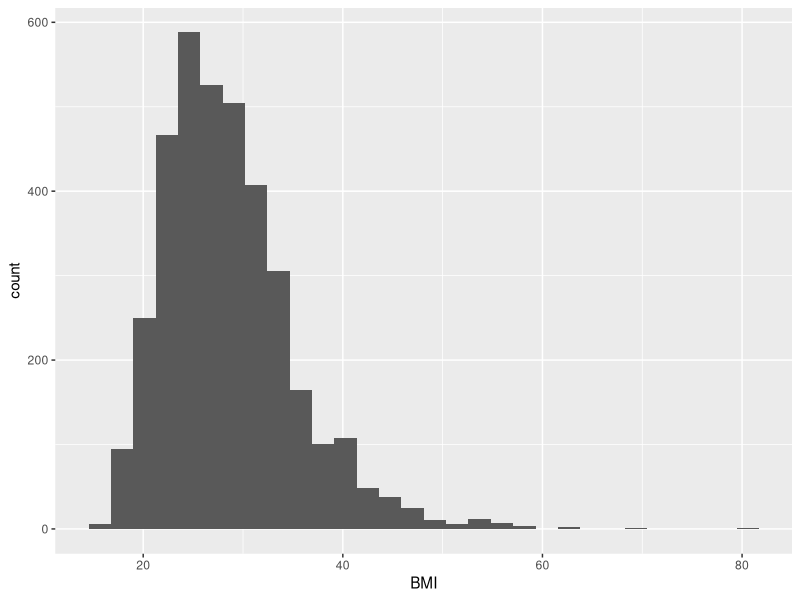
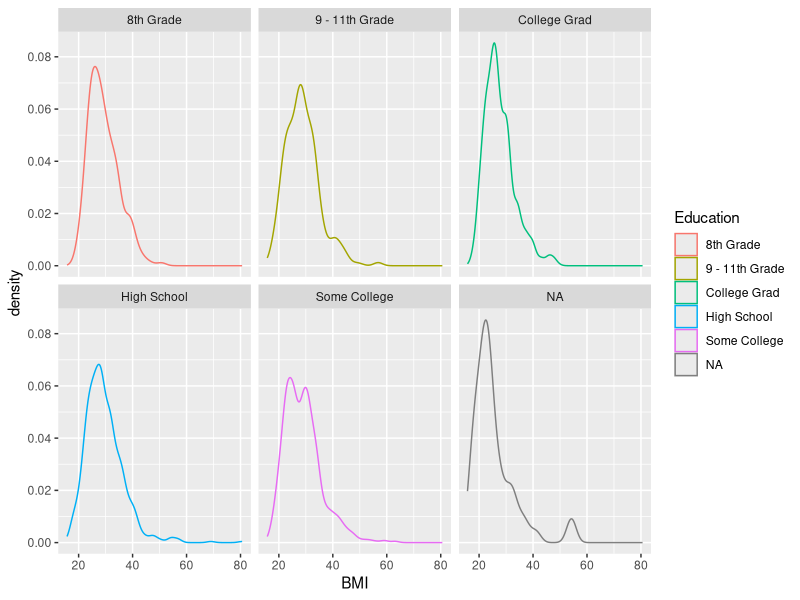
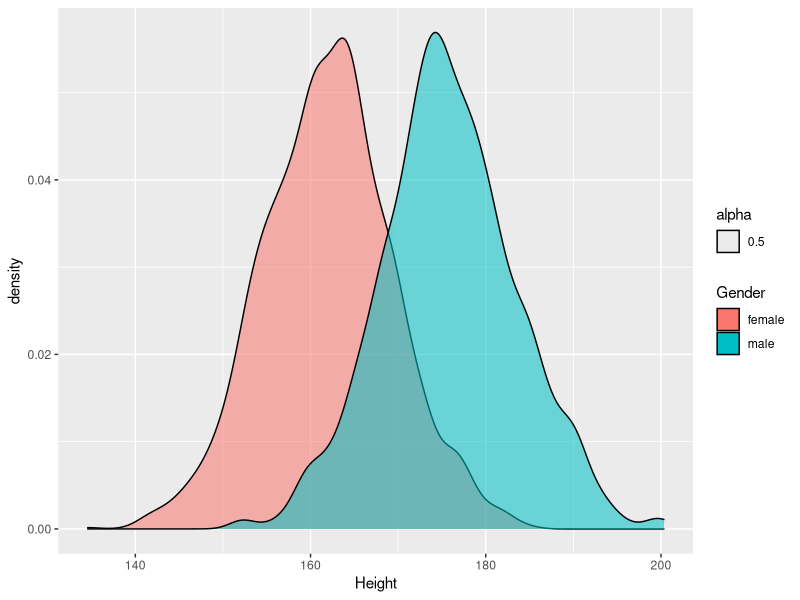
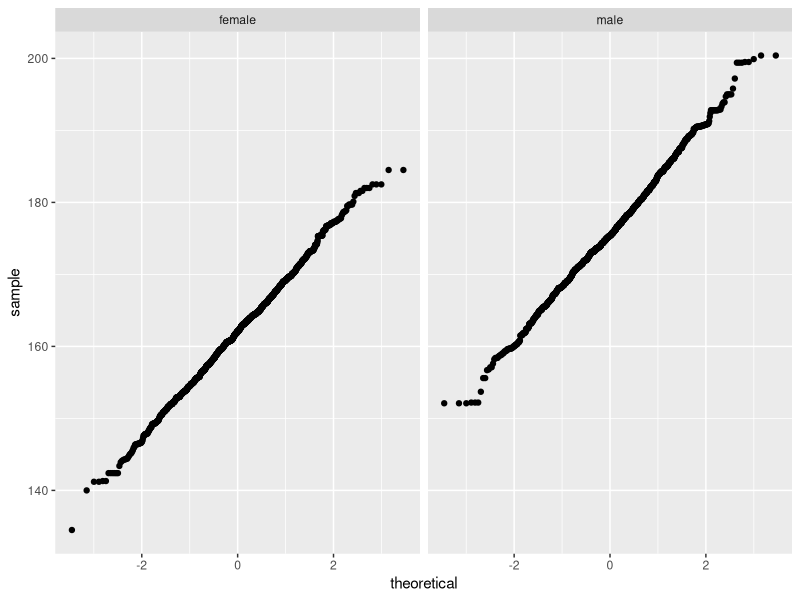
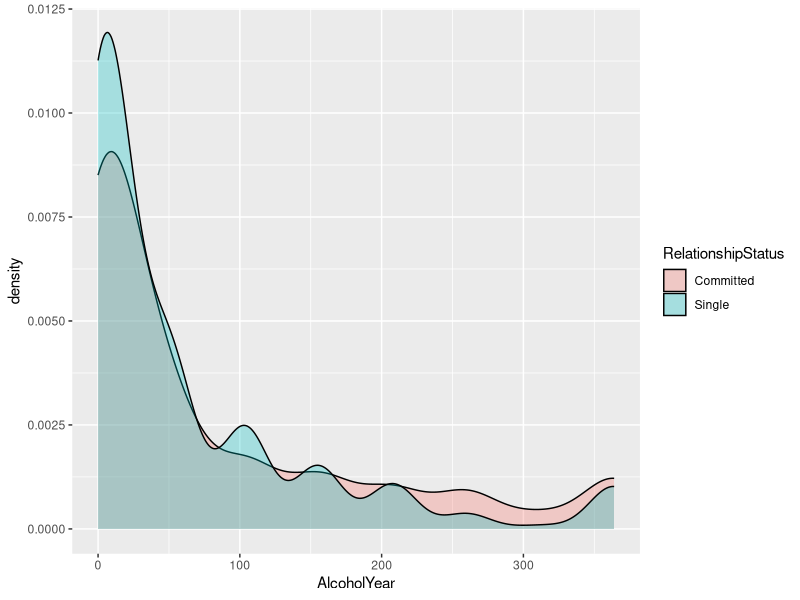
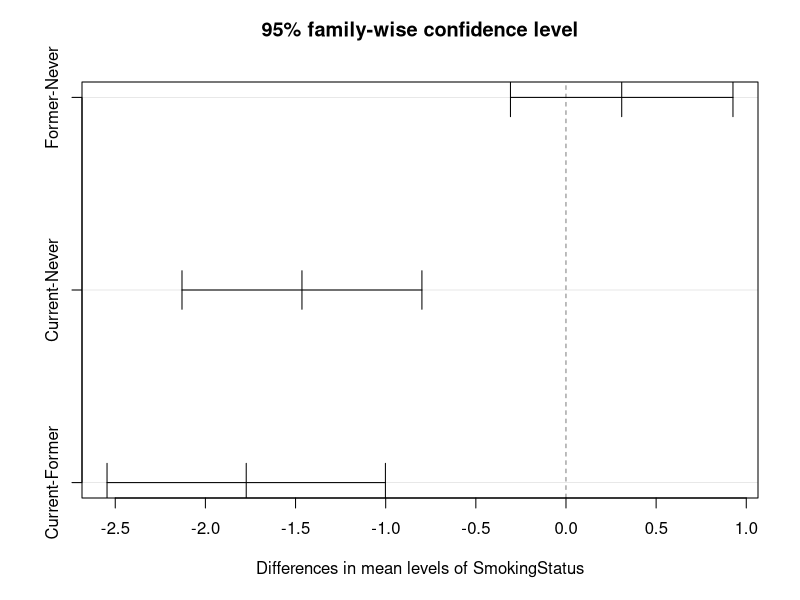
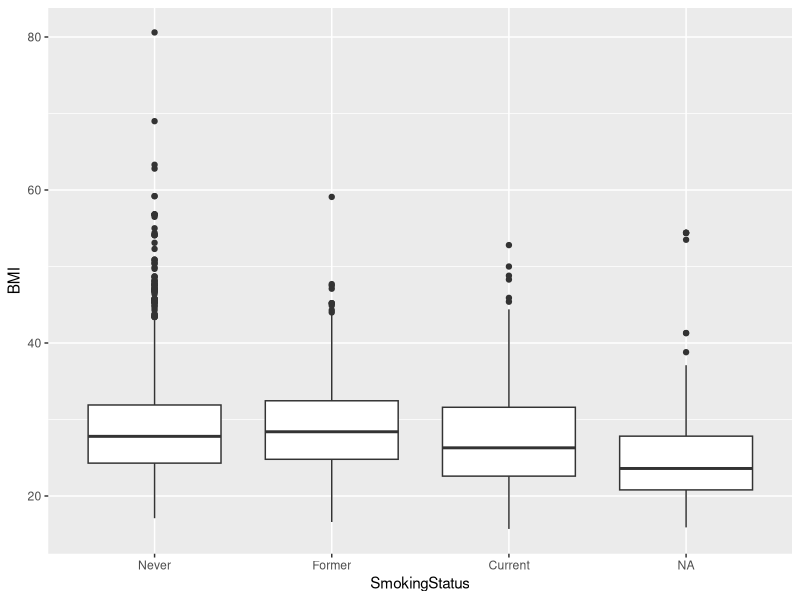
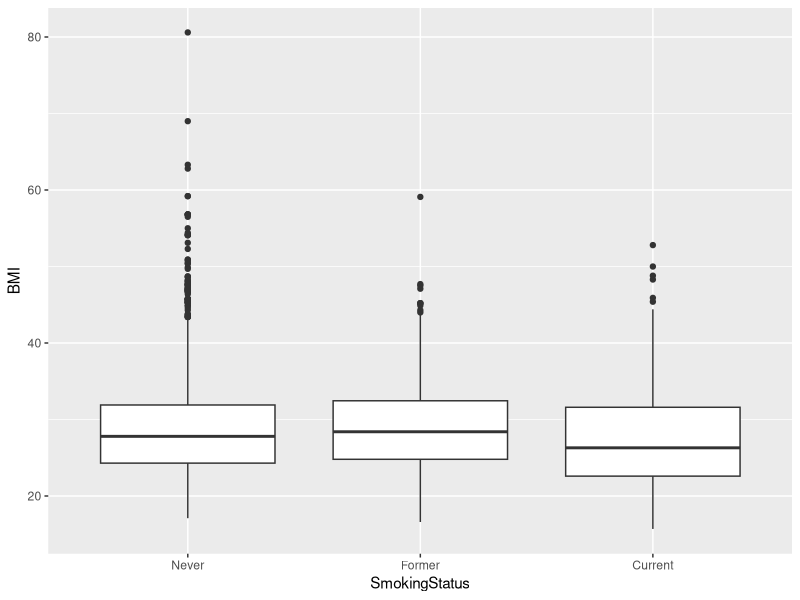

Here is the R script that generated these plots, in order:
## ---- chunk 1
library(tidyverse)
## ---- chunk 2
# Read in downloaded data using readr package
nh <- read_csv(file="nhanes.csv")

# Show the first few lines of the data and the dimensions
nh

# Optionally bring up data in a viewer window.
# View(nh)
## ---- chunk 3
# Create adults only dataset
nha <- nh %>%
  filter(Age >= 18)
nha
## ---- chunk 4
rm(nh)
## ---- chunk 5
# investigate Race (categorical variable)
class(nha$Race)
levels(nha$Race)

#create factor variables
nha <- nha %>%
  mutate_if(is.character, as.factor)

class(nha$Race)
levels(nha$Race)
## ---- chunk 6
# measures of the center
mean(nha$BMI)
mean(nha$BMI, na.rm = TRUE)
median(nha$BMI, na.rm = TRUE) # right skewed

# histogram to see distribution
nha %>%
  ggplot(aes(BMI)) + geom_histogram()

#measures of spread
sd(nha$BMI, na.rm = TRUE)
quantile(nha$BMI, na.rm = TRUE)
quantile(nha$BMI, probs = c(.25, .75), na.rm = TRUE)
range(nha$BMI, na.rm = TRUE)
## ---- chunk 7
# summary
summary(nha)
## ---- chunk 8
#descriptive stats for discrete variables
table(nha$Race)

#cross tabulation
table(nha$Gender, nha$Race) 
## ---- chunk 9
#A.
median(nha$Income, na.rm = TRUE)

#B.
var(nha$Weight, na.rm = TRUE)

#C.
range(nha$Pulse, na.rm = TRUE)

#D
nha %>%
  ggplot(aes(BMI)) + geom_density(aes(color = Education)) +
  facet_wrap(~ Education)
## ---- chunk 10
# EDA
#create overlapping density plots of height colored by gender
nha %>%
  ggplot(aes(Height)) + geom_density(aes(fill = Gender, alpha = .5))
## ---- chunk 11
#normality is best assessed using qq plots for each sex
nha %>%
  ggplot(aes(sample = Height)) + 
  geom_qq() +
  facet_wrap(~Gender)
## ---- chunk 12
# equal variance, independent samples t-test
?t.test()
t.test(Height ~ Gender, data = nha, var.equal = TRUE)

# if we didn't have normality met, run wilcox.test
wilcox.test(Height ~ Gender, data = nha)
## ---- chunk 13
#A.
nha %>%
  filter(!is.na(RelationshipStatus)) %>%
  ggplot(aes(AlcoholYear)) + 
  geom_density(aes(fill = RelationshipStatus), alpha = .3)

#B&C based on plots, do wilcox
wilcox.test(AlcoholYear ~ RelationshipStatus, data = nha)

#calculate median and IQR for each group
nha %>%
  group_by(RelationshipStatus) %>%
  summarize(medAlc = median(AlcoholYear, na.rm = TRUE),
            Q1Alc = quantile(AlcoholYear, probs = .25, na.rm = TRUE),
            Q3Alc = quantile(AlcoholYear, probs = .75, na.rm = TRUE))
## ---- chunk 14
# t-test with equal variance for BMI explained by relationship status
t.test(BMI ~ RelationshipStatus, data = nha, var.equal = TRUE)
## ---- chunk 15
# Same question run in a linear model framework
fit <- lm(BMI ~ RelationshipStatus, data = nha)
fit
summary(fit)
## ---- chunk 16
# same question run as an ANOVA
anova(fit)
## ---- chunk 17
# levels of smoking status
levels(nha$SmokingStatus)

# linear model for the relationship between smoking status and BMI
fit <- lm(BMI ~ SmokingStatus, data = nha)
anova(fit)
summary(fit)
## ---- chunk 18
#change reference category to Never
nha$SmokingStatus <- factor(nha$SmokingStatus, levels = c("Never", "Former", "Current"))

#check re-leveling
levels(nha$SmokingStatus)

# re-create the fit and ANOVA summary
fit <- lm(BMI ~ SmokingStatus, data = nha)
anova(fit)
summary(fit)
## ---- chunk 19
# check out Tukey's multiple comparisons
TukeyHSD(aov(fit))
plot(TukeyHSD(aov(fit)))
## ---- chunk 20
# plot results
nha %>%
  ggplot(aes(SmokingStatus, BMI)) + geom_boxplot()

# plot results without NA bc ANOVA automatically removed those
nha %>%
  filter(!is.na(SmokingStatus)) %>%
  ggplot(aes(SmokingStatus, BMI)) + geom_boxplot()
## ---- chunk 21
# Create LM fit object
fit <- lm(Weight ~ Height, data = nha)
summary(fit)
#for each 1 cm increase in Height, we have a .92 kg increase in weight
#confint(fit) #to get out confidence intervals for LM
## ---- chunk 22
#plot these results
nha %>%
  ggplot(aes(Height, Weight)) + geom_point() + geom_smooth(method = "lm")
## ---- chunk 23
# check assumptions of LM
plot(fit)
## ---- chunk 24
#t-test for Testosterone ~ PhysActive
t.test(Testosterone~PhysActive, data=nha, var.equal=TRUE)

#lm for Testosterone ~ PhysActive
summary(lm(Testosterone~PhysActive, data=nha))
## ---- chunk 25
summary(lm(Testosterone~PhysActive+Age, data=nha))
## ---- chunk 26
summary(lm(Testosterone ~ PhysActive+Age+Gender, data=nha))
## ---- chunk 27
#A. Income ~ Work
fit <- lm(Income ~ Work, data = nha)
fit

#B. anova
anova(fit)

#C. Tukey
plot(TukeyHSD(aov(fit)))

#D. summary()
summary(fit)
## ---- chunk 28
#cross tabulation of Gender and Diabetes
xt <- xtabs(~Gender+Diabetes, data=nha)
xt
## ---- chunk 29
# Add marginal totals
addmargins(xt)

# Get the proportional table
prop.table(xt)
#each cell divided by grand total
# That isn't really what we want

# Do this over the first (row) margin only.
?prop.table
prop.table(xt, margin=1)
## ---- chunk 30
#chi square for diabetes and gender
chisq.test(xt)
## ---- chunk 31
# fisher's exact test for diabetes and gender
fisher.test(xt)
## ---- chunk 32
xt <- xtabs(~Race+Insured, data=nha)
addmargins(xt)
## ---- chunk 33
prop.table(xt, margin=1)
## ---- chunk 34
chisq.test(xt)
## ---- chunk 35
chisq.test(xt)$p.value
chisq.test(xt)$expected
## ---- chunk 36
# plot for categorical data
mosaicplot(xt, main=NA)
## ---- chunk 37
# mod <- glm(y ~ x, data=yourdata, family='binomial')
# summary(mod)
## ---- chunk 38
#Look at levels of Race. The default ordering is alphabetical
levels(nha$Race)

# Let's relevel that where the group with the highest rate of insurance is "baseline"
relevel(nha$Race, ref="White")

# If we're happy with that result, permanently change it using dplyr
nha <- nha %>% 
  mutate(Race=relevel(Race, ref="White"))
## ---- chunk 39
#logistic regression of insurance ~ race
fit <- glm(Insured~Race, data=nha, family="binomial")
summary(fit)
## ---- chunk 40
#logistic regression of Insured with lots of predictors
fit <- glm(Insured ~ Age+Income+SleepHrsNight+Race, data=nha, family="binomial")
summary(fit)
